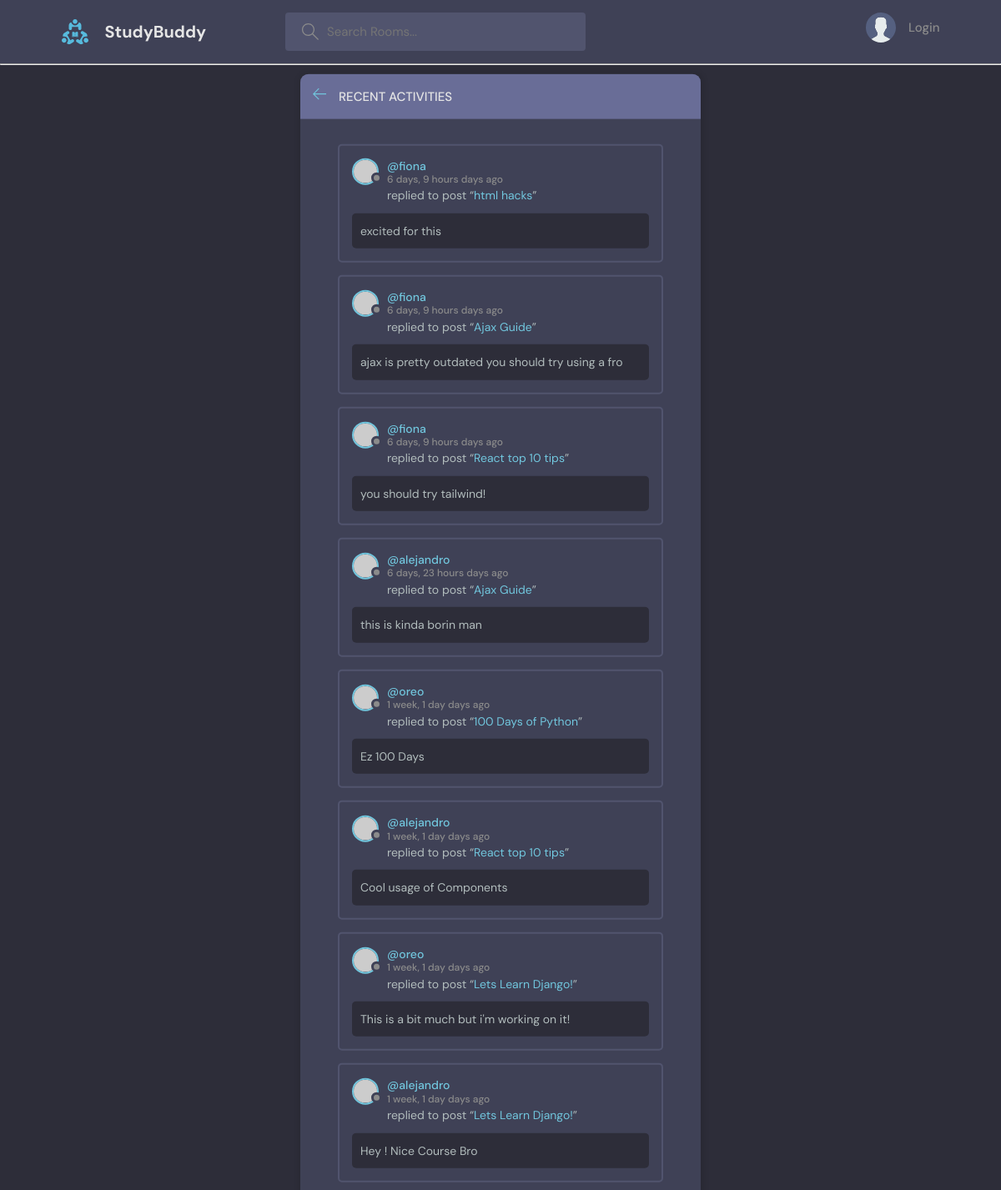
The page /activity/ on the database as committed earlier.
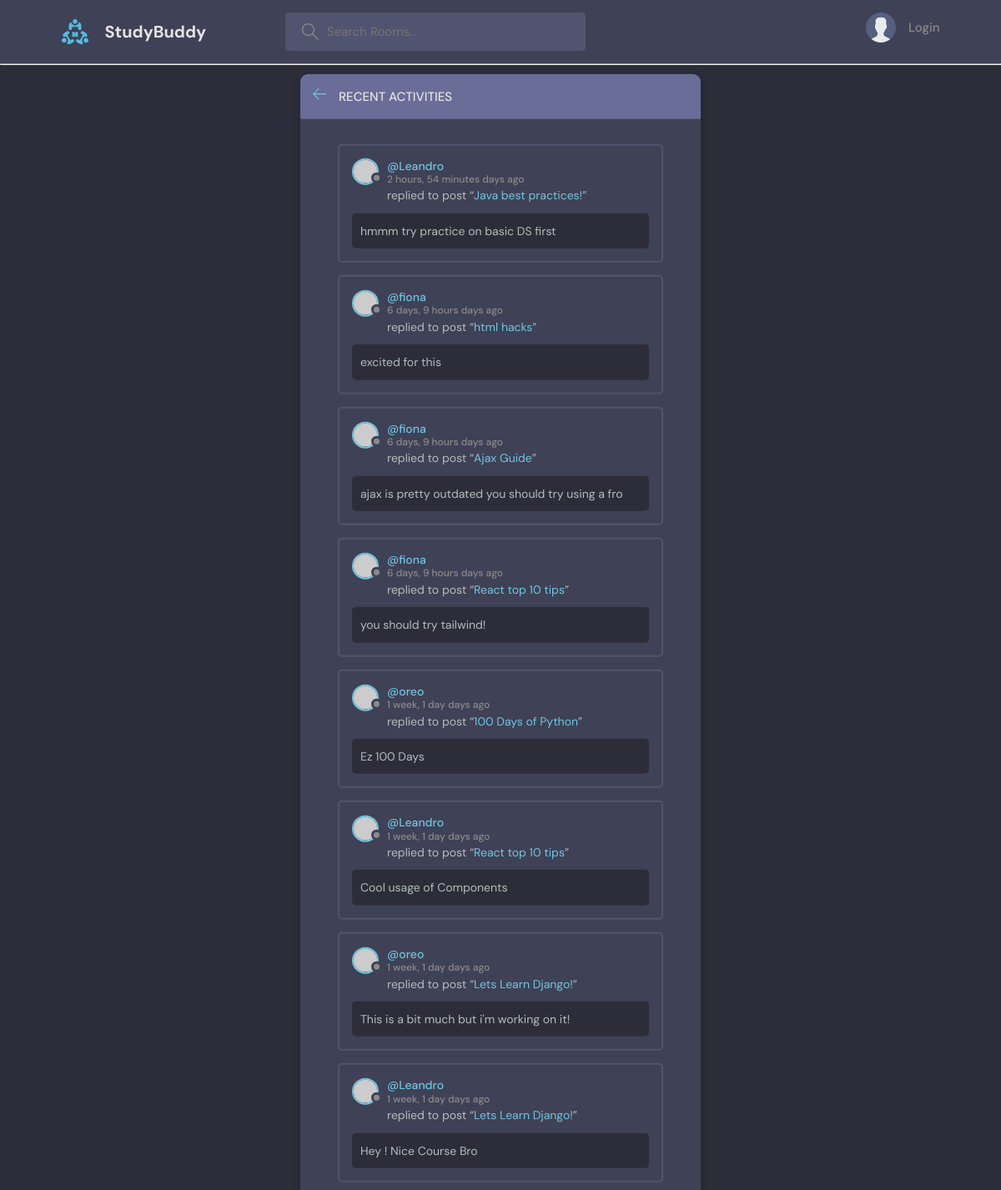
The same page on the database as committed later.
### base/models.py (models this page shows)
class Message(models.Model):
    user = models.ForeignKey(User , on_delete=models.CASCADE) # A message only has one user
    room = models.ForeignKey(Room , on_delete=models.CASCADE) # CASCADE Means if room is deleted the Message will also be deleted
    body = models.TextField(max_length=250)
    updated = models.DateTimeField(auto_now=True) #Automatic DateTimeField | Everytime we save
    created = models.DateTimeField(auto_now_add=True) #When we first save
    class Meta:
        ordering = ['-updated', '-created'] # if with "-" it will be reversed
    def __str__(self):
        return self.body[0:50]

class Room(models.Model):
    host = models.ForeignKey(User , on_delete=models.SET_NULL , null=True)
    topic = models.ForeignKey(Topic , on_delete=models.SET_NULL , null=True) # When the topic is deleted room will remain
    name = models.CharField(max_length=200)
    description = models.TextField(null=True ,blank=True, max_length=200) # Null meaning it can be blank
    participants = models.ManyToManyField(User , related_name="participants" , blank=True)
    updated = models.DateTimeField(auto_now=True) #Automatic DateTimeField | Everytime we save
    created = models.DateTimeField(auto_now_add=True) #When we first save
    class Meta:
        ordering = ['-updated', '-created'] # if with "-" it will be reversed
    def __str__(self):
        return self.name

### base/views.py (the view)
# urls.py: path('activity/' , views.activityPage , name="activity"),
def activityPage(request):
    room_messages = Message.objects.all()
    context = {'room_messages' : room_messages}
    return render(request , 'base/activity.html' , context)

### base/templates/base/activity.html (shortened to what this page needs)
{% extends "main.html" %}
{% block content %}
<main class="layout">
  <div class="container">
    <div class="layout__box">
      <div class="layout__boxHeader">
        <div class="layout__boxTitle">
          <a href="{% url 'home' %}">
            <svg version="1.1" xmlns="http://www.w3.org/2000/svg" width="32" height="32" viewBox="0 0 32 32">
              <title>arrow-left</title>
              <path
                d="M13.723 2.286l-13.723 13.714 13.719 13.714 1.616-1.611-10.96-10.96h27.625v-2.286h-27.625l10.965-10.965-1.616-1.607z">
              </path>
            </svg>
          </a>
          <h3>Recent Activities</h3>
        </div>
      </div>
      <div class="activities-page layout__body">
        {% for message in room_messages %}
        <div class="activities__box">
          <div class="activities__boxHeader roomListRoom__header">
            <a href="{% url 'profile' message.user.id %}" class="roomListRoom__author">
              <div class="avatar avatar--small">
                <img src="https://randomuser.me/api/portraits/women/11.jpg" />
              </div>
              <p>
                @{{message.user}}
                <span>{{message.created|timesince}} days ago</span>
              </p>
            </a>
          </div>
          <div class="activities__boxContent">
            <p>replied to post “<a href="{% url 'room' message.room.id %}">{{message.room}}</a>”</p>
            <div class="activities__boxRoomContent">
              {{message}}
            </div>
          </div>
        </div>
        {% endfor %}
      </div>
    </div>
  </div>
</main>
{% endblock %}

Rows that differ between the two databases and show on the page:
removed Message: user "alejandro", created "6 days, 23 hours", room "Ajax Guide", body "this is kinda borin man"
added Message: user "Leandro", created "2 hours, 54 minutes", room "Java best practices!", body "hmmm try practice on basic DS first"
changed through a linked row, Message "Cool usage of Components": user "alejandro" → "Leandro"
changed through a linked row, Message "Hey ! Nice Course Bro": user "alejandro" → "Leandro"
